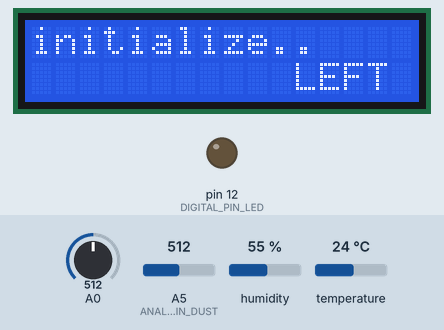
A sketch run on a simulated Arduino Uno, built with avr-gcc and run on an emulated ATmega328P. Parts: 16×2 character LCD, output pins drawn as LEDs (lit = HIGH). Inputs (shaded band) come from the test bench; at power-on: A0 = 512, A5 (ANALOG_PIN_DUST) = 512, humidity 55 %, temperature 24 °C. What the sketch prints to the serial monitor is not drawn.

Above: at 1.2 s.
1.3 s: A0 set to 311
3.8 s: A0 set to 289
At 5.0 s:
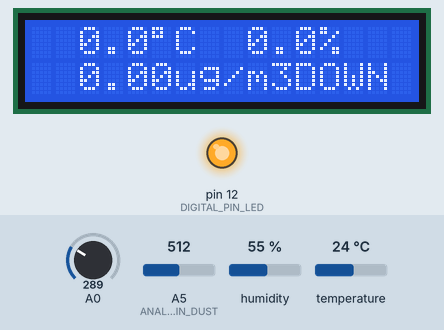
9.2 s: A0 set to 55
At 12.2 s:
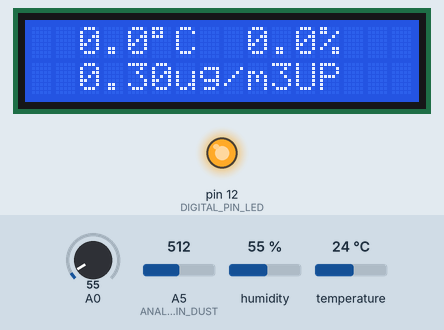
13.4 s: A0 set to 48
At 15.7 s:
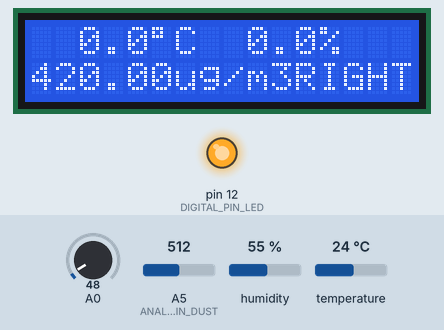
16.7 s: A0 set to 610
At 18.4 s:
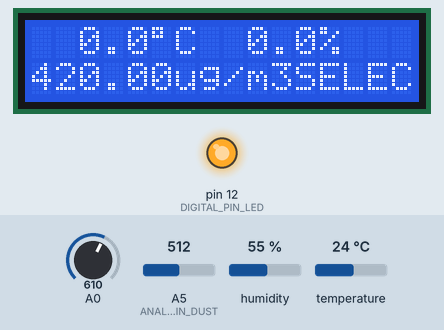
18.7 s: A0 set to 1010
At 20.7 s:
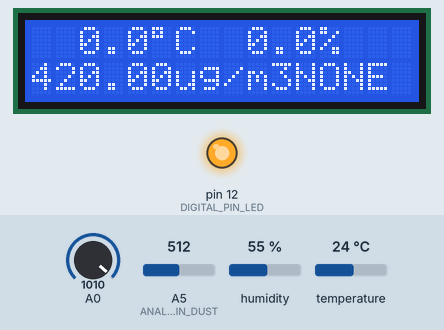
Timing chart, 0 to 21.9 s (numbered marks = the images above; inputs shaded):
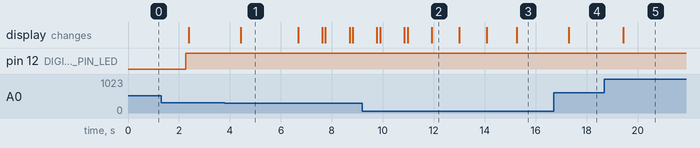

The sketch:

v6.ino
```cpp
/*
  Standalone Sketch to use with a Arduino UNO and a
  Sharp Optical Dust Sensor GP2Y1010AU0F
*/
#include <LiquidCrystal.h>
#include <dht.h>
#include <stdlib.h>

#define PULSE_MILLISECOND 1000

#define NO_DUST_VOLTAGE 0.0

#define ANALOG_PIN_DUST 5
#define ANALOG_PIN_TH 11

#define DIGITAL_PIN_LED 12

#define DUST_SAMPLING_TIME_MICRO 280
#define DUST_DELTA_TIME_MICRO 40
#define DUST_SLEEP_TIME_MICRO 9680

/* https://www.airkorea.or.kr/index
 * ~ 030 ㎍/㎥ good
 * ~ 080 ㎍/㎥ noraml
 * ~ 150 ㎍/㎥ bad
 * 150 ~ very bad

#define AIR_QUALITY_GOOD 30
#define AIR_QUALITY_NORMAL 80
#define AIR_QUALITY_BAD 150
 */

#define BUTTON_NONE   0
#define BUTTON_SELECT 1
#define BUTTON_LEFT   2
#define BUTTON_DOWN   3
#define BUTTON_UP     4
#define BUTTON_RIGHT  5

LiquidCrystal lcd(8, 9, 4, 5, 6, 7);
dht DHT;
/* Pulse-driven wave from
 *
 *  <--10ms 1 Pulse----------------------------------------------------------..
 *  <--0.32ms LED ON------------------------------------------><--Rest LED OFF--..
 *  <--0.28ms Sampling delay--><-Sampling-><-0.04ms Off Delay->
 */

float readVoltage = 0.0;
float realVoltage = 0.0;
float caliVoltage = 0.0;
float dustdensity = 0.0;
char s[32];
int dustFlag = 0;

int read_button = 0;

int err = 0;
double temp = 0.0;
double humi = 0.0;

void button_select() {

}
void button_left() {

}
void button_down() {
  caliVoltage = caliVoltage - 0.1;
  if(caliVoltage < 0.0) {
    caliVoltage = 0;
  }
  lcd.setCursor(0, 1);
  lcd.print(dtostrf(caliVoltage, 6, 2, s));
}
void button_up() {
  caliVoltage = caliVoltage + 0.1;
  lcd.setCursor(0, 1);
  lcd.print(dtostrf(caliVoltage, 6, 2, s));
}
void button_right() {

}
int read_LCD_buttons()
{
  read_button = analogRead(0); //analog read from AO pin
  Serial.print("read_button : ");
  /* 1023 none
   * 638 select
   * 409 left
   * 256 down
   * 99 up
   * 0 right
   */
  lcd.setCursor(11, 1); //LCD cursor line 0 pannel 0
  if (read_button > 1000) {
    Serial.println("BUTTON_NONE");
    lcd.print("NONE ");
    return BUTTON_NONE;
  } else if(read_button > 600) {
    Serial.println("BUTTON_SELECT");
    lcd.print("SELECT");
    button_select();
    return BUTTON_SELECT;
  } else if(read_button > 300) {
    Serial.println("BUTTON_LEFT");
    lcd.print("LEFT ");
    button_left();
    return BUTTON_LEFT;
  } else if(read_button > 200) {
    Serial.println("BUTTON_DOWN");
    lcd.print("DOWN ");
    button_down();
    return BUTTON_DOWN;
  } else if(read_button > 50) {
    Serial.println("BUTTON_UP");
    lcd.print("UP   ");
    button_up();
    return BUTTON_UP;
  } else {
    Serial.println("BUTTON_RIGHT");
    lcd.print("RIGHT");
    button_right();
    return BUTTON_RIGHT;
  }
}

void setup() {
  Serial.begin(9600);
  lcd.begin(16, 2); //LCD init
  lcd.setCursor(0, 0); //LCD cursor set
  lcd.print("initialize.."); //LCD display
  pinMode(DIGITAL_PIN_LED, OUTPUT);
}

void loop() {
  Serial.println("----------------------------------");
  dustFlag = millis()%1000;
  Serial.print("millisec : ");
  Serial.print(millis());
  Serial.print(" : dustFlag : ");
  Serial.println(dustFlag);

  read_button  = read_LCD_buttons();

  if(dustFlag%2 != 0) {
    Serial.println("----------------------------------");
    delay(PULSE_MILLISECOND);
    return;
  }

  //TEMPERATURE, HUMIDITY START
  err = DHT.read11(ANALOG_PIN_TH);
  Serial.print("temp/humi : ");
  if(err == -1) {
    temp = DHT.temperature;
    humi = DHT.humidity;
    Serial.print(temp);
    Serial.print("/");
    Serial.println(humi);
  } else {
    Serial.print(" error : ");
    Serial.println(err);
  }
  //TEMPERATURE, HUMIDITY END

  //DUST START
  digitalWrite(DIGITAL_PIN_LED, LOW);          // power on the LED
  delayMicroseconds(DUST_SAMPLING_TIME_MICRO); //0280 us -> 0.28 ms
  readVoltage = analogRead(ANALOG_PIN_DUST);   // read the dust value
  delayMicroseconds(DUST_DELTA_TIME_MICRO);    //0040 us -> 0.04 ms
  digitalWrite(DIGITAL_PIN_LED, HIGH);         // turn the LED off
  delayMicroseconds(DUST_SLEEP_TIME_MICRO);    //9680 us -> 9.68 ms -sum-> 10ms

  realVoltage = (readVoltage*5.0)/1024.0; //convert analog value to voltage
//  dustdensity = (realVoltage-NO_DUST_VOLTAGE)/0.0005;
  dustdensity = (realVoltage-caliVoltage)/0.005;
  if(dustdensity < 0.0) {
    dustdensity = 0.0;
  } else if(dustdensity > 999.0) {
    dustdensity = 999.0;
  }
  //DUST END

  //LOG START
  /* dtostrf(
   * double target_value,
   * signed char total_string_length,
   * unsigned char precision_length,
   * char* charBuffer
   */
  String logString = "readVoltage[";
  logString += dtostrf(readVoltage, 7, 2, s);
  logString += "] realVoltage[";
  logString += dtostrf(realVoltage, 7, 2, s);
  logString += "] caliVoltage[";
  logString += dtostrf(caliVoltage, 7, 2, s);
  logString += "] dustdensity[";
  logString += dtostrf(dustdensity, 7, 2, s);
  logString += "]";
  Serial.println(logString);
  //LOG START

  //LCD STAR
  lcd.setCursor(0, 0); //LCD cursor line 0 pannel 0
  lcd.print(dtostrf(temp, 5, 1, s));
  lcd.print((char)223);
  lcd.print("C");
  lcd.print(dtostrf(humi, 5, 1, s));
  lcd.print("%");

  lcd.setCursor(0, 1); //LCD cursor line 0 pannel 1
  lcd.print(dtostrf(dustdensity, 6, 2, s));
  lcd.print("ug/m3");
  //LCD END

  Serial.println("----------------------------------");
  delay(PULSE_MILLISECOND-110);
}
```

Measured:
- the behaviour switches between 301 and 300 on A0 (found by bisection; images 0 and 1)
- the behaviour switches between 51 and 50 on A0 (found by bisection; images 2 and 3)
- after the input at 3.8 s, the display: changes after 0.62 s (image 1)
- after the input at 9.2 s, the display: first changes after 0.57 s (image 2 shows a later state)
- after the input at 13.4 s, the display: first changes after 0.67 s (image 3 shows a later state)
- after the input at 16.7 s, the display: changes after 0.59 s (image 4)
- after the input at 18.7 s, the display: changes after 0.74 s (image 5)
